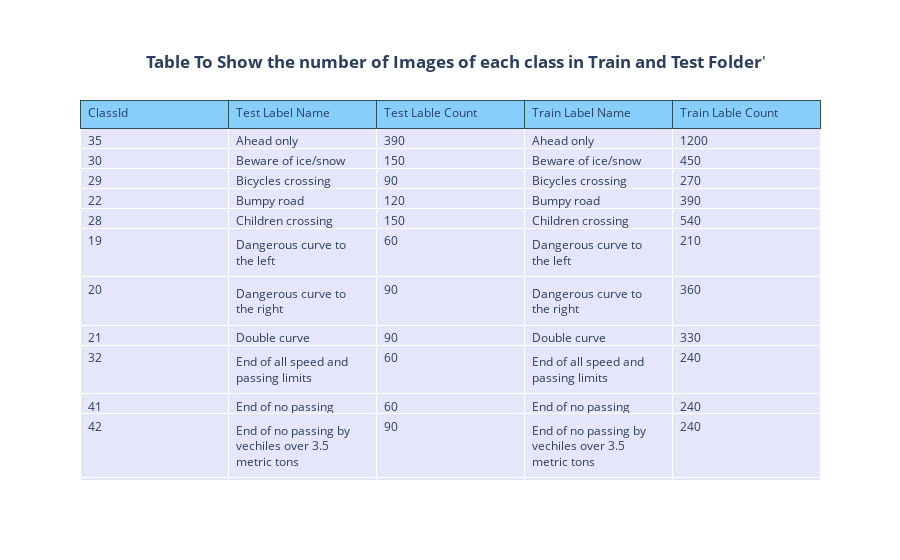

The notebook cell this image was saved under:
### Code cell
import plotly.graph_objects as go
import pandas as pd


fig = go.Figure(data=[go.Table(
    header=dict(values=list(['ClassId','Test Label Name','Test Lable Count','Train Label Name','Train Lable Count']),
                 line_color='darkslategray',
                fill_color='lightskyblue',
                align='left'),
    cells=dict(values=[final2.ClassId,final2.Test_Label_Name, final2.Test_Lable_Count,final2.Train_Label_Name,final2.Train_Lable_Count],
               fill_color='lavender',
               align='left'))
])
fig.update_layout(
    title={
        'text': "<b>   Table To Show the number of Images of each class in Train and Test Folder</b>'",
        'y':0.9,
        'x':0.5,
        'xanchor': 'center',
        'yanchor': 'top'})
fig.show()

### Figure 1 — Plotly figure (JSON) as saved in the notebook; plotly's stock layout.template omitted (floating-point values rounded to 4 significant figures; data arrays with more than 128 entries replaced by an {"elided": "..."} marker saying what was removed)
{"data": [{"cells": {"align": "left", "fill": {"color": "lavender"}, "values": {"elided": "5x43 mixed values"}}, "header": {"align": "left", "fill": {"color": "lightskyblue"}, "line": {"color": "darkslategray"}, "values": ["ClassId", "Test Label Name", "Test Lable Count", "Train Label Name", "Train Lable Count"]}, "type": "table"}], "layout": {"title": {"text": "<b>   Table To Show the number of Images of each class in Train and Test Folder</b>'", "x": 0.5, "xanchor": "center", "y": 0.9, "yanchor": "top"}}}
